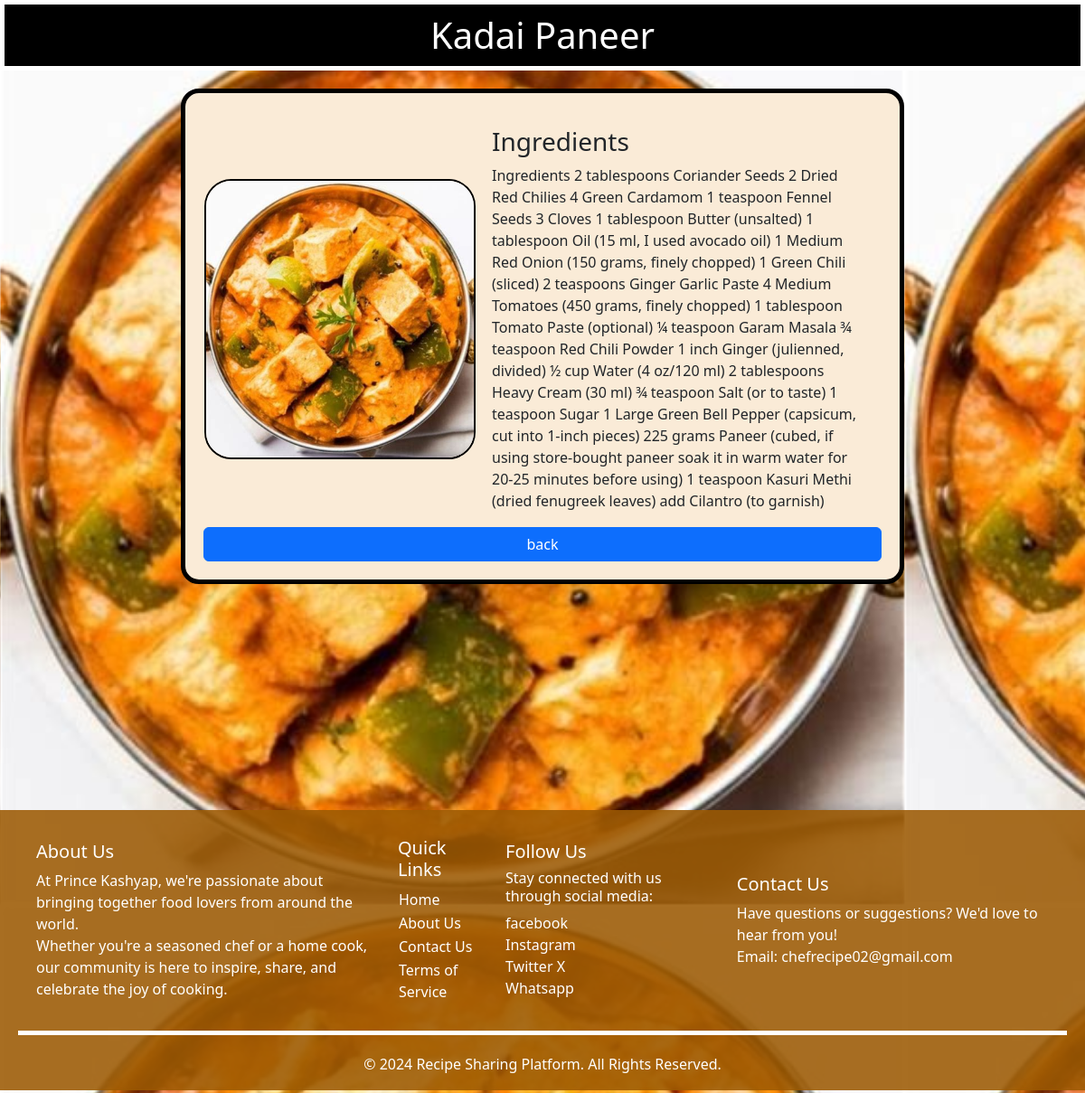
Page /Recipe_detail/7/ (signed in) on the committed database.
### receipe_pro/models.py (models this page shows)
class Recipe(models.Model):
    user = models.ForeignKey(User,on_delete=models.SET_NULL,null=True,blank=True)
    recipe_type = models.CharField(max_length=100,default='')
    recipe_user_name = models.CharField(max_length=100)
    recipe_name = models.CharField(max_length=100)
    recipe_description = models.TextField()
    recipe_detail_description =  models.TextField()
    recipe_image = models.ImageField(upload_to="recipe")

### receipe_pro/views.py (the view)
# urls.py: path('Recipe_detail/<int:pk>/',Recipe_detail,name="Recipe_detail"),
@login_required
def Recipe_detail(request,pk):
    recipe = get_object_or_404(Recipe, pk=pk)
    return render(request, 'recipe_detail.html', {'recipe': recipe})

### receipe_pro/templates/Recipe_detail.html (shortened to what this page needs)
{% extends "base.html" %}
{% load static %}
{% block start %}
<body>
  <h1 >{{ recipe.recipe_name }}</h1>
  <div class="card" >
  <table>
    <tr>
      <td> <img class="card-img-top" src="{{recipe.recipe_image.url}}" alt="Card image cap" style="height: 310px;
  width: 300px;
  border: 2px solid black;
  border-radius: 30px;" ></td>
    <td>
      <div class="card-body">
        <h3>Ingredients</h3>
        <p style="margin: 0px;" class="card-text">{{ recipe.recipe_detail_description }}</p>
      </div>
    </td>
  </tr>
</table>
<a href="/main/" class="btn btn-primary">back</a>
</div>
{% endblock %}

### rows in the picture
Recipe: recipe_name "Kadai Paneer", recipe_image (picture), recipe_detail_description "Ingredients 2 tablespoons Coriander Seeds 2 Dried Red Chilies 4 Green Cardamom 1 teaspoon Fennel Seeds 3 Cloves 1 tablespoon Butter (unsalted) 1 tablespoon Oil (15 ml, I used avocado oil) 1 Medium Red Onion (150 grams, finely chopped) 1 Green Chili (sliced) 2 teaspoons Ginger Garlic Paste 4 Medium Tomatoes (450 grams, finely chopped) 1 tablespoon Tomato Paste (optional) ¼ teaspoon Garam Masala ¾ teaspoon Red Chili Powder 1 inch Ginger (julienned, divided) ½ cup Water (4 oz/120 ml) 2 tablespoons Heavy Cream (30 ml) ¾ teaspoon Salt (or to taste) 1 teaspoon Sugar 1 Large Green Bell Pepper (capsicum, cut into 1-inch pieces) 225 grams Paneer (cubed, if using store-bought paneer soak it in warm…"
